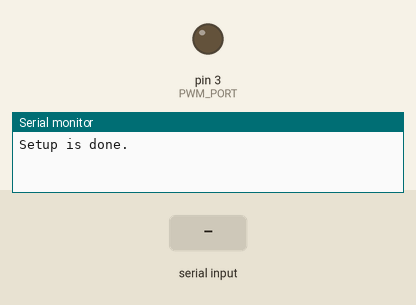
Recording of a sketch running on a simulated Arduino Uno, built with avr-gcc and run on an emulated ATmega328P. Parts: output pins drawn as LEDs (lit = HIGH), the last lines printed to the serial monitor. The inputs (shaded band) are chosen by the test bench.

Above: at 1.2 s.
1.3 s: "90,45\n" received over Serial
At 2.2 s:
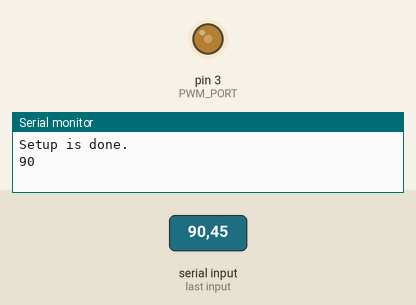
2.8 s: "30,150\n" received over Serial
At 3.4 s:
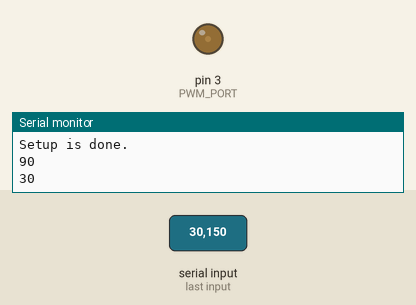
4.3 s: "200\n" received over Serial
At 5.5 s:
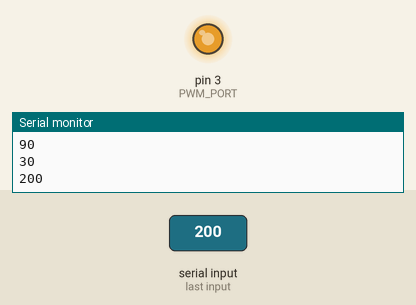
5.8 s: "90\n" received over Serial
At 6.8 s:
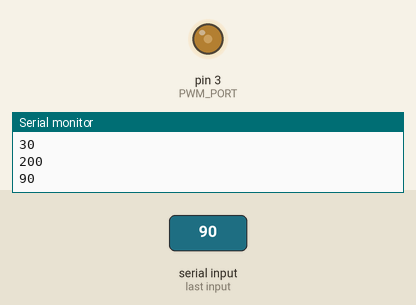
Timing chart, 0 to 8.3 s (numbered marks = the images above; inputs shaded):
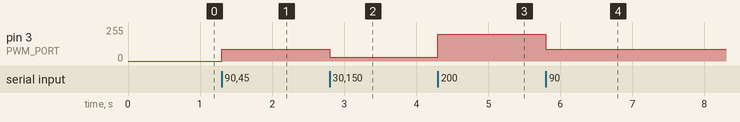

The sketch:

Arduino_PWM.ino
```cpp
/*
   This program aims to control a PWM port using the Serial port.

   Author: Vincent STRAGIER
*/

const uint8_t PWM_PORT = 3;
String string_command = "";
// double command = 0.00;
uint8_t command = 0;

void setup() {
  Serial.begin(115200);
  while (!Serial);
  Serial.println("Setup is done.");
}

void loop() {
  while (Serial.available()) {
    string_command = Serial.readStringUntil('\n');
    // command = strtod(string_command.c_str(), (char **)NULL);
    command = string_command.toInt();
    analogWrite(PWM_PORT, command);
    Serial.println(command);
  }
}
```

Measured:
- after the input at 1.3 s, pin 3 (PWM_PORT): 0/255 → 90/255 at once
- after the input at 2.8 s, pin 3 (PWM_PORT): 90/255 → 30/255 at once
- after the input at 4.3 s, pin 3 (PWM_PORT): 30/255 → 200/255 at once
- after the input at 5.8 s, pin 3 (PWM_PORT): 200/255 → 90/255 at once
